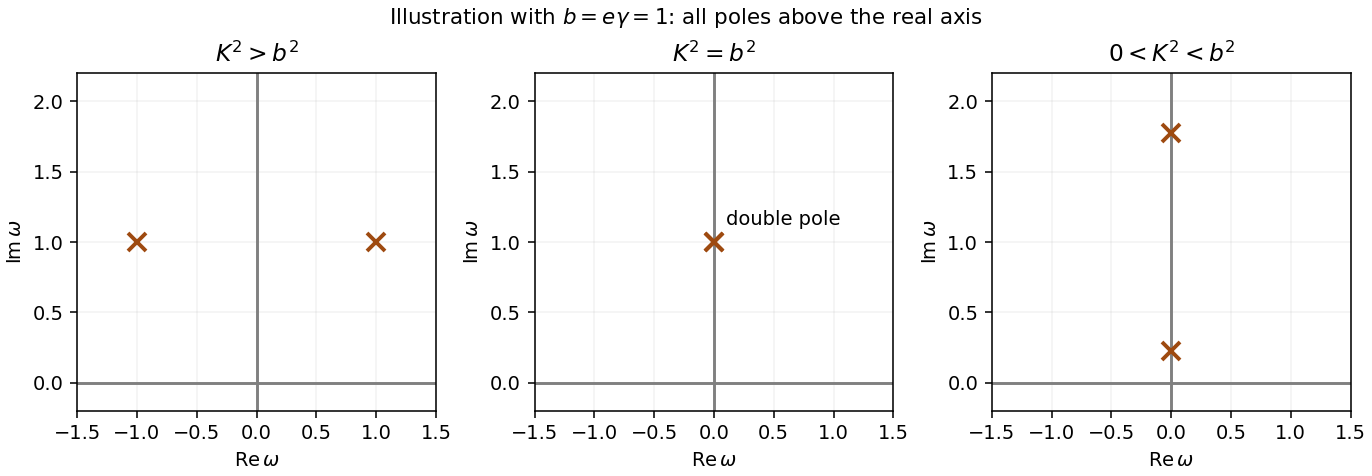

Python code for this plot:
from pathlib import Path
import numpy as np
import matplotlib
matplotlib.use('Agg')
import matplotlib.pyplot as plt

fig,ax=plt.subplots(1,3,figsize=(9.8,3.4),layout='constrained')
for a,K2,title in zip(ax,[2,1,.4],[r'$K^2>b^2$',r'$K^2=b^2$',r'$0<K^2<b^2$']):
 b=1.;root=np.sqrt(complex(K2-b*b));poles=[1j*b+root,1j*b-root]
 a.axhline(0,color='gray');a.axvline(0,color='gray');a.plot([v.real for v in poles],[v.imag for v in poles],'x',ms=9,mew=2,color='#9e4a10')
 if K2==1:a.text(.1,1.12,'double pole',fontsize=10)
 a.set(xlim=(-1.5,1.5),ylim=(-.2,2.2),xlabel=r'$\mathrm{Re}\,\omega$',ylabel=r'$\mathrm{Im}\,\omega$',title=title);a.grid(alpha=.15)
fig.suptitle(r'Illustration with $b=e\gamma=1$: all poles above the real axis',fontsize=11)

fig.savefig(Path(__file__).stem+'.png',dpi=140,facecolor='white')
